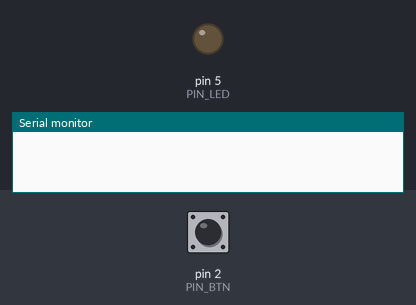
The sketch below on a simulated Arduino Uno, built with avr-gcc and run on an emulated ATmega328P. Parts: output pins drawn as LEDs (lit = HIGH), the last lines printed to the serial monitor. Inputs (shaded band) come from the test bench; at power-on: pin 2 (PIN_BTN) HIGH.

Above: at 1.2 s.
1.3 s: pin 2 (PIN_BTN) pulled LOW for 0.15 s
At 1.8 s:
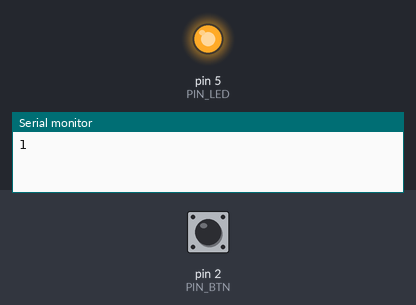
Timing chart, 0 to 4.3 s (numbered marks = the images above; inputs shaded):
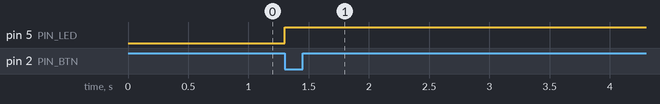

The sketch:

rezimy_s_prepinanim_rezim_0_1.ino
```cpp
#define PIN_BTN 2
#define PIN_LED 5

void setup() {
  pinMode(PIN_BTN, INPUT_PULLUP);
  pinMode(PIN_LED, OUTPUT);
  Serial.begin(9600);
}

void loop() {
  static int rezim = 0;
  static int stav_tlacitka_predchozi = HIGH;
  int stav_tlacitka = digitalRead(PIN_BTN);
  if (stav_tlacitka == LOW && stav_tlacitka_predchozi == HIGH) {
    if (rezim < 4) rezim++;  // rezim += 1;
    else rezim = 0;
    Serial.println(rezim);
    //rezim = (rezim < 4) ? rezim++ : 0;
  }
  stav_tlacitka_predchozi = stav_tlacitka;

  switch (rezim) {
    case 0:  // LED nesvítí
      digitalWrite(PIN_LED, LOW);
      break;
    case 1:  // LED svítí souvisle
      digitalWrite(PIN_LED, HIGH);
      break;
    case 2:  // LED bliká pomalu

      break;
    case 3:  // LED bliká rychle

      break;
    case 4:  // LED mění plynule intenzitu

      break;
    default:  // neznámý režim

      break;
  }
}
```

Measured:
- after the input at 1.3 s, pin 5 (PIN_LED): LOW → HIGH at once
